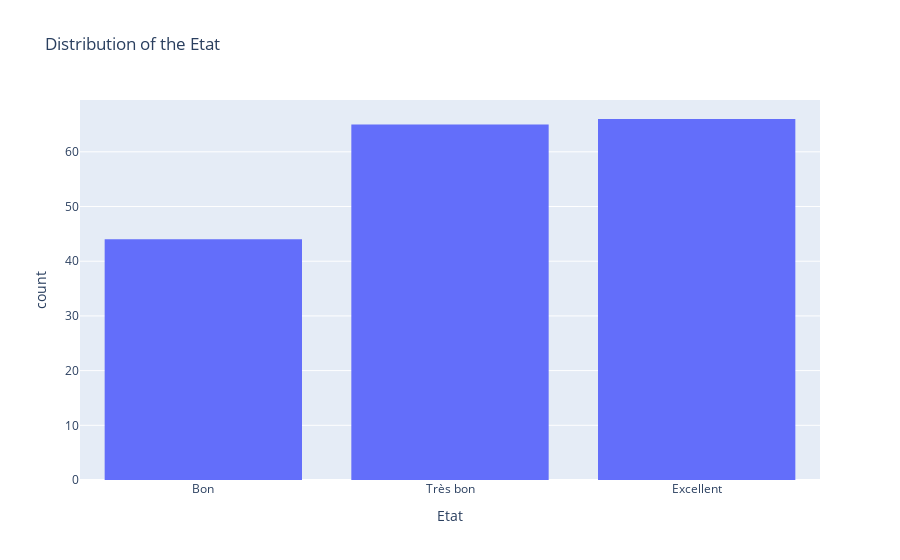

The code cell stored with this chart in its notebook:
### Code cell
fig=px.histogram(df_concat,
                 x="Etat",
                 hover_data=df_concat.columns,
                 title="Distribution of the Etat")
fig.show()

### Figure 1 — Plotly figure (JSON) as saved in the notebook; plotly's stock layout.template omitted (floating-point values rounded to 4 significant figures; data arrays with more than 128 entries replaced by an {"elided": "..."} marker saying what was removed)
{"data": [{"alignmentgroup": "True", "bingroup": "x", "hovertemplate": "Etat=%{x}<br>count=%{y}<extra></extra>", "legendgroup": "", "marker": {"color": "#636efa", "pattern": {"shape": ""}}, "name": "", "offsetgroup": "", "orientation": "v", "showlegend": false, "type": "histogram", "x": {"elided": "175 str values"}, "xaxis": "x", "yaxis": "y"}], "layout": {"barmode": "relative", "legend": {"tracegroupgap": 0}, "title": {"text": "Distribution of the Etat"}, "xaxis": {"anchor": "y", "domain": [0, 1], "title": {"text": "Etat"}}, "yaxis": {"anchor": "x", "domain": [0, 1], "title": {"text": "count"}}}}
